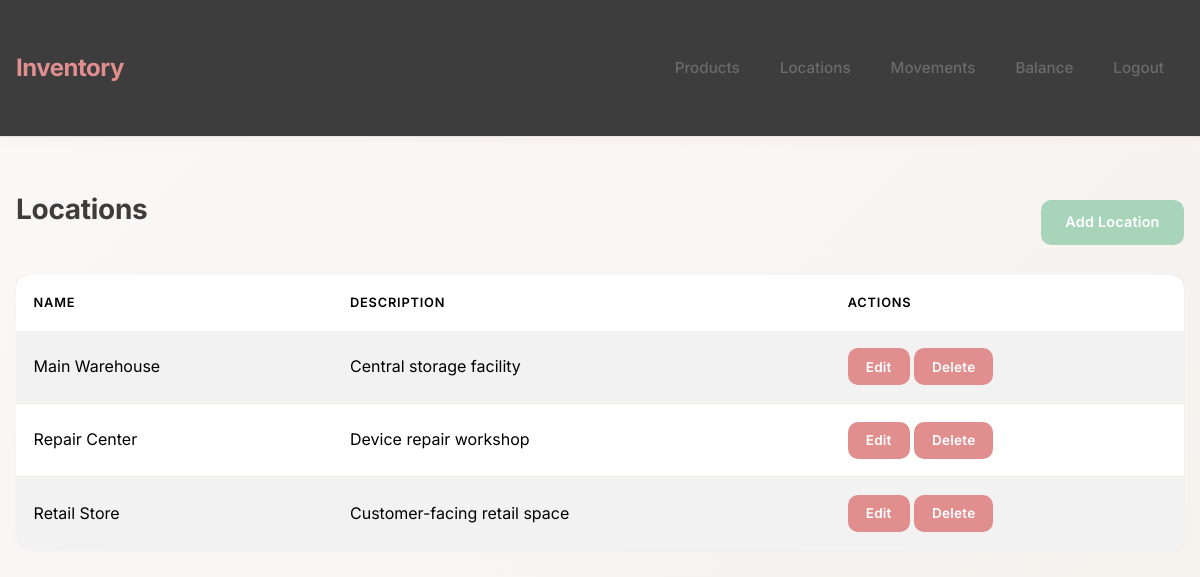
The app's page /locations (signed in) with its own data.
### app/models.py (models this page shows, shortened)
class Location(db.Model):
    __tablename__ = 'location'
    location_id = db.Column(db.String(32), primary_key=True, default=gen_id)
    name = db.Column(db.String(120), nullable=False, unique=True)
    description = db.Column(db.String(300))

### app/routes.py (the view)
@main_bp.route('/locations')
@login_required
def location_list():
    locations = Location.query.order_by(Location.name).all()
    return render_template('locations/list.html', items=locations, type='location')

### app/__init__.py (called while the page is built)
def create_app():
    app = Flask(__name__)
    app.config['SQLALCHEMY_DATABASE_URI'] = 'sqlite:///inventory.db'
    app.config['SECRET_KEY'] = 'supersecretkey'  # change this in production!
    db.init_app(app)
    migrate.init_app(app, db)
    login_manager.init_app(app)
    from .models import User
    @login_manager.user_loader
    def load_user(user_id):
        return User.query.get(int(user_id))
    from .routes import main_bp
    app.register_blueprint(main_bp)
    return app

### app/templates/locations/list.html
{% extends 'base.html' %}
{% block content %}
<div class="d-flex justify-content-between align-items-center">
  <h2>Locations</h2>
  <a class="btn btn-success" href="{{ url_for('main.location_add') }}">Add Location</a>
</div>
<table class="table table-striped mt-3">
  <thead><tr><th>Name</th><th>Description</th><th>Actions</th></tr></thead>
  <tbody>
    {% for item in items %}
    <tr>
      <td>{{ item.name }}</td>
      <td>{{ item.description }}</td>
      <td>
        <a class="btn btn-sm btn-primary" href="{{ url_for('main.location_edit', location_id=item.location_id) }}">Edit</a>
        <form method="post" action="{{ url_for('main.location_delete', location_id=item.location_id) }}" style="display:inline;" onsubmit="return confirm('Delete?');"><button class="btn btn-sm btn-danger">Delete</button></form>
      </td>
    </tr>
    {% else %}<tr><td colspan="3">No locations</td></tr>{% endfor %}
  </tbody>
</table>
{% endblock %}

### app/static/css/style.css (style rules this page uses)
:root { --primary: #e08e8e; --primary-hover: #d67b7b; --secondary: #a8d5ba; --accent: #c4a57b; --bg-main: #faf9f7; --bg-card: #ffffff; --bg-hover: #f5f3f0; --text-primary: #3d3d3d; --text-secondary: #6b6b6b; --text-muted: #9a9a9a; --border: #e8e4df; --border-light: #f0ede8; --shadow: rgba(224, 142, 142, 0.08); --shadow-hover: rgba(224, 142, 142, 0.15); }
* { margin: 0; padding: 0; box-sizing: border-box; }
body { font-family: 'Inter', -apple-system, BlinkMacSystemFont, 'Segoe UI', Roboto, sans-serif; background: linear-gradient(135deg, #faf9f7 0%, #f5f1ed 100%); color: var(--text-primary); min-height: 100vh; line-height: 1.6; }
.btn { border-radius: 10px; padding: 0.6rem 1.4rem; font-weight: 600; font-size: 0.9rem; border: 2px solid transparent; transition: all 0.25s ease; cursor: pointer; letter-spacing: 0.2px; }
.btn-primary { background: var(--primary); color: white; border-color: var(--primary); }
.btn-success { background: var(--secondary); color: white; border-color: var(--secondary); }
.btn-danger { background: var(--primary); color: white; border-color: var(--primary); }
.btn-sm { padding: 0.4rem 1rem; font-size: 0.85rem; }
.table { border-radius: 12px; overflow: hidden; background: var(--bg-card); color: var(--text-primary); box-shadow: 0 1px 3px var(--shadow); }
.table thead { background: linear-gradient(135deg, var(--primary) 0%, var(--primary-hover) 100%); color: white; }
.table thead th { font-weight: 600; text-transform: uppercase; font-size: 0.8rem; letter-spacing: 0.8px; padding: 1.1rem; border: none; }
.table tbody td { padding: 1.1rem; border-bottom: 1px solid var(--border-light); vertical-align: middle; }
.table tbody tr { transition: background 0.2s ease; }
.table tbody tr:last-child td { border-bottom: none; }
.table-striped tbody tr:nth-of-type(odd) { background: rgba(250, 249, 247, 0.5); }
h1, h2, h3, h4, h5, h6 { color: var(--text-primary); font-weight: 700; letter-spacing: -0.3px; }
h2 { font-size: 1.75rem; margin-bottom: 1.5rem; }
.d-flex.justify-content-between { margin-bottom: 1.5rem; }
a, button, input, select, textarea { transition: all 0.2s ease; }

### records on screen
Location: name "Main Warehouse", description "Central storage facility"
Location: name "Repair Center", description "Device repair workshop"
Location: name "Retail Store", description "Customer-facing retail space"
